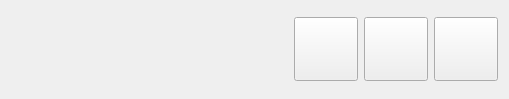
<?xml version="1.0" encoding="UTF-8"?>
<ui version="4.0">
 <class>SongItem</class>
 <widget class="QWidget" name="SongItem">
  <property name="geometry">
   <rect>
    <x>0</x>
    <y>0</y>
    <width>509</width>
    <height>99</height>
   </rect>
  </property>
  <property name="windowTitle">
   <string>Form</string>
  </property>
  <layout class="QHBoxLayout" name="horizontalLayout">
   <item>
    <widget class="RemotePixmapLabel" name="cover">
     <property name="sizePolicy">
      <sizepolicy hsizetype="Maximum" vsizetype="Preferred">
       <horstretch>0</horstretch>
       <verstretch>0</verstretch>
      </sizepolicy>
     </property>
     <property name="minimumSize">
      <size>
       <width>64</width>
       <height>64</height>
      </size>
     </property>
     <property name="text">
      <string/>
     </property>
    </widget>
   </item>
   <item>
    <widget class="QWidget" name="gridWidget" native="true">
     <property name="sizePolicy">
      <sizepolicy hsizetype="Expanding" vsizetype="Preferred">
       <horstretch>0</horstretch>
       <verstretch>0</verstretch>
      </sizepolicy>
     </property>
     <layout class="QGridLayout" name="gridLayout">
      <item row="2" column="0">
       <widget class="ElidedLabel" name="albumLabel">
        <property name="font">
         <font>
          <italic>true</italic>
         </font>
        </property>
        <property name="text">
         <string/>
        </property>
       </widget>
      </item>
      <item row="1" column="0">
       <widget class="ElidedLabel" name="artistLabel">
        <property name="font">
         <font>
          <italic>true</italic>
         </font>
        </property>
        <property name="text">
         <string/>
        </property>
       </widget>
      </item>
      <item row="0" column="0">
       <widget class="ElidedLabel" name="titleLabel">
        <property name="font">
         <font>
          <weight>75</weight>
          <bold>true</bold>
         </font>
        </property>
        <property name="text">
         <string/>
        </property>
       </widget>
      </item>
     </layout>
    </widget>
   </item>
   <item>
    <layout class="QHBoxLayout" name="horizontalLayout_2">
     <item alignment="Qt::AlignRight">
      <widget class="QPushButton" name="youtubeButton">
       <property name="sizePolicy">
        <sizepolicy hsizetype="Maximum" vsizetype="Fixed">
         <horstretch>0</horstretch>
         <verstretch>0</verstretch>
        </sizepolicy>
       </property>
       <property name="minimumSize">
        <size>
         <width>64</width>
         <height>64</height>
        </size>
       </property>
       <property name="toolTip">
        <string>Search on Youtube</string>
       </property>
       <property name="text">
        <string/>
       </property>
       <property name="icon">
        <iconset resource="icons.qrc">
         <normaloff>:/icons/youtube-line.png</normaloff>:/icons/youtube-line.png</iconset>
       </property>
       <property name="iconSize">
        <size>
         <width>32</width>
         <height>32</height>
        </size>
       </property>
      </widget>
     </item>
     <item>
      <widget class="QPushButton" name="spotifyButton">
       <property name="sizePolicy">
        <sizepolicy hsizetype="Maximum" vsizetype="Fixed">
         <horstretch>0</horstretch>
         <verstretch>0</verstretch>
        </sizepolicy>
       </property>
       <property name="minimumSize">
        <size>
         <width>64</width>
         <height>64</height>
        </size>
       </property>
       <property name="toolTip">
        <string>Open track in Spotify</string>
       </property>
       <property name="text">
        <string/>
       </property>
       <property name="icon">
        <iconset resource="icons.qrc">
         <normaloff>:/icons/spotify-line.png</normaloff>:/icons/spotify-line.png</iconset>
       </property>
       <property name="iconSize">
        <size>
         <width>32</width>
         <height>32</height>
        </size>
       </property>
      </widget>
     </item>
     <item alignment="Qt::AlignRight">
      <widget class="QPushButton" name="playButton">
       <property name="sizePolicy">
        <sizepolicy hsizetype="Maximum" vsizetype="Fixed">
         <horstretch>0</horstretch>
         <verstretch>0</verstretch>
        </sizepolicy>
       </property>
       <property name="minimumSize">
        <size>
         <width>64</width>
         <height>64</height>
        </size>
       </property>
       <property name="toolTip">
        <string>Play preview</string>
       </property>
       <property name="text">
        <string/>
       </property>
       <property name="icon">
        <iconset resource="icons.qrc">
         <normaloff>:/icons/play-line.png</normaloff>:/icons/play-line.png</iconset>
       </property>
       <property name="iconSize">
        <size>
         <width>32</width>
         <height>32</height>
        </size>
       </property>
      </widget>
     </item>
    </layout>
   </item>
  </layout>
 </widget>
 <customwidgets>
  <customwidget>
   <class>ElidedLabel</class>
   <extends>QLabel</extends>
   <header>elidedlabel.h</header>
  </customwidget>
  <customwidget>
   <class>RemotePixmapLabel</class>
   <extends>QLabel</extends>
   <header>remotepixmaplabel.h</header>
  </customwidget>
 </customwidgets>
 <resources>
  <include location="icons.qrc"/>
 </resources>
 <connections/>
</ui>
